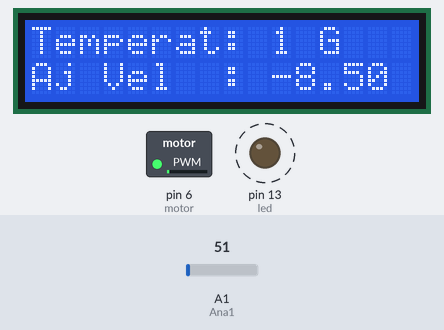
A sketch run on a simulated Arduino Uno, built with avr-gcc and run on an emulated ATmega328P. Parts: 16×2 character LCD, switched loads named in the sketch (green lamp = pin HIGH), output pins drawn as LEDs (lit = HIGH). Dashed ring = blinking. The test bench sets the inputs (shaded band); at power-on: A1 (Ana1) = 51.

Above: at 1.2 s.
1.3 s: A1 (Ana1) set to 30
At 2.4 s:
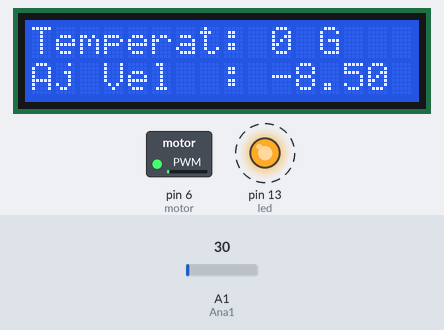
4.5 s: A1 (Ana1) set to 86
At 6.8 s:
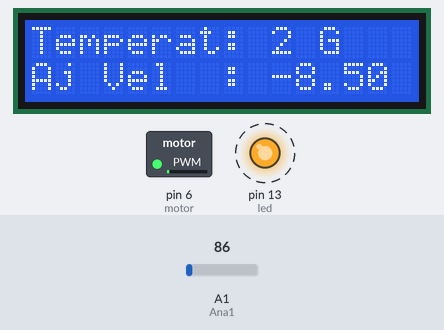
8.5 s: A1 (Ana1) set to 163
At 10.4 s:
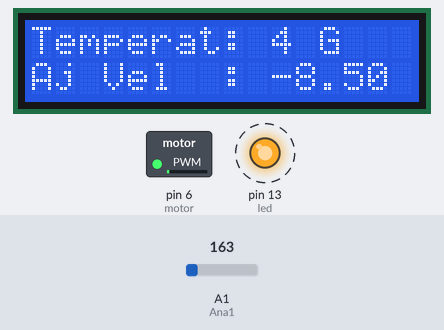
Timing chart, 0 to 18.5 s (numbered marks = the images above; inputs shaded):
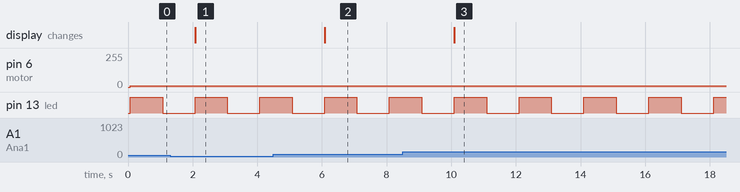

The sketch:

pollo.ino
```cpp
#include <LiquidCrystal.h>


//************************
//FUZZYFICATION
//***********************
float pertenenciaTriangulo(float limInferior, float limSuperior, float valorX){
      float valorModal,lResultado;
      valorModal =(limInferior + limSuperior)/2.0;
      if(valorX < limInferior){
        lResultado = 0.0;
      }else{
           if(valorX > limSuperior){
              lResultado = 0.0;
           }else{
                if(valorX <= valorModal){
                    lResultado = (valorX - limInferior)/(valorModal - limInferior);
                }else{
                    lResultado = (limSuperior - valorX)/(limSuperior - valorModal);
                }

           }

      }

      return lResultado;
}

//funciones de pertenencia - Membresia
float tempMuyBaja(float valorAbrupto){
      return pertenenciaTriangulo(-3,30,valorAbrupto);
}


float tempBaja(float valorAbrupto){
      return pertenenciaTriangulo(25,60,valorAbrupto);
}

float tempMedia(float valorAbrupto){
      return pertenenciaTriangulo(50,90,valorAbrupto);
}
float tempNormal(float valorAbrupto){
      return pertenenciaTriangulo(80,110,valorAbrupto);
}
float tempAlta(float valorAbrupto){
      return pertenenciaTriangulo(100,130,valorAbrupto);
}
float tempMuyAlta(float valorAbrupto){
      return pertenenciaTriangulo(120,150,valorAbrupto);
}


//********************
//REGLAS EVALUACION
//********************
float minimo(float valorA, float valorB){
      float lResultado;
      if(valorA < valorB){
         lResultado = valorA;
      }else{
           lResultado = valorB;
      }
      return lResultado;
}
float maximo(float valorA, float valorB){
      float lResultado;
      if(valorA > valorB){
         lResultado = valorA;
      }else{
           lResultado = valorB;
      }
      return lResultado;
}

float fuzzySystem(float valorAbrupto){
      float entFuzzy,entFuzzyA,entFuzzyB;
      float velocidadBM,velocidadBP,velocidadM,velocidadAP,velocidadAM;
      float dividendo, divisor, lSalida;
       //FUZZYFICACION
      entFuzzy = tempMuyBaja(valorAbrupto);
      //REGLA 1)SI LA TEMPERATURA ES MUY BAJA ENTONCES BAJAR MUCHO VELOCIDAD
      velocidadBM=0;
      if(entFuzzy){
          velocidadBM=entFuzzy;
      }
      //FUZZYFICACION
      entFuzzy = tempBaja(valorAbrupto);
      //REGLA 1)SI LA TEMPERATURA ES BAJA ENTONCES BAJAR UN POCO VELOCIDAD
      velocidadBP=0;
      if(entFuzzy){
          velocidadBP=entFuzzy;
      }
       //FUZZYFICACION
      entFuzzyA = tempMedia(valorAbrupto);
      //REGLA 2)SI LA TEMPERATURA ES MEDIA O ES NORMAL ENTONCES MANTENER VELOCIDAD
      entFuzzyB = tempNormal(valorAbrupto);
      velocidadM=0;
      if(entFuzzyA || entFuzzyB){
          velocidadM= maximo(entFuzzyA,entFuzzyB);
      }
       //FUZZYFICACION
      entFuzzy = tempAlta(valorAbrupto);
      //REGLA 3)SI LA TEMPERATURA ES ALTA ENTONCES AUMENTAR UN POCO LA VELOCIDAD
      velocidadAP=0;
      if(entFuzzy){
          velocidadAP=entFuzzy;
      }
       //FUZZYFICACION
      entFuzzy = tempMuyAlta(valorAbrupto);
      //REGLA 4)SI LA TEMPERATURA ES MUY ALTA ENTONCES AUMENTAR MUCHO LA VELOCIDAD
      velocidadAM=0;
      if(entFuzzy){
          velocidadAM=entFuzzy;
      }
      //DEFUZZYIFICACION - METODO ENTRO MAXIMO
      dividendo= (velocidadBM * -8.5 + velocidadBP * -5 + velocidadM * -1.0 + velocidadAP * 3.5 + velocidadAM * 8.5);
      divisor= (velocidadBM+velocidadBP+velocidadM+velocidadAP+velocidadAM);
      lSalida = 0;
        if(divisor > 0.0){
            lSalida = dividendo/divisor;
      }
      return lSalida;

}


// Pin 13 has an LED connected on most Arduino boards.
// give it a name:
int led = 13;
int motor = 6;
int velocidad =10;
float ajustevelocidad;

int Ana1 = A1; //Entrada analogica de LM35
LiquidCrystal lcd(12,11,5,4,3,2); //Definimos la pantalla LCD
int Temp = 0;
char Grados = 'Âº';
int a;

// the setup routine runs once when you press reset:
void setup() {
  // initialize the digital pin as an output.
  pinMode(led, OUTPUT);

  lcd.begin(16,2);
pinMode(13,OUTPUT);
digitalWrite(13, HIGH); //Activamos la retroiluminacion
}

// the loop routine runs over and over again forever:
void loop() {
  Temp = analogRead(Ana1); //Leemos el valor de la entrada analogica
  // Primero transformamos la lectura analógica de tensión a un valor de temperatura
Temp = (5.0 * Temp * 5.30)/1024.0;
ajustevelocidad = fuzzySystem(Temp);

Serial.print("Grados: ");//Mostramos los grados en el serial
Serial.print(Temp);
Serial.print(Grados);
Serial.println("C");


//Mostramos los grados en la pantalla LCD
lcd.setCursor(0,0); //Con este comando decimos en que linea queremos escribir
lcd.print("Temperat: ");
lcd.setCursor(10,0);
lcd.print(Temp);
 lcd.print(" G");
lcd.setCursor(0,1);
lcd.print("Aj Vel  :");
lcd.setCursor(10,1);
lcd.print(ajustevelocidad);

  a =5;
  velocidad = map(a,1,5,1,10);
  analogWrite(motor,velocidad);

  digitalWrite(led, HIGH);   // turn the LED on (HIGH is the voltage level)
  delay(1000);               // wait for a second
  digitalWrite(led, LOW);    // turn the LED off by making the voltage LOW
  delay(1000);               // wait for a second
}
```

Measured:
- after the input at 1.3 s, the display: changes after 0.77 s (image 1)
- after the input at 4.5 s, the display: changes after 1.6 s (image 2)
- after the input at 8.5 s, the display: changes after 1.6 s (image 3)
- by itself, pin 13 (led): alternates HIGH for 1.0 s and LOW for 1.0 s
